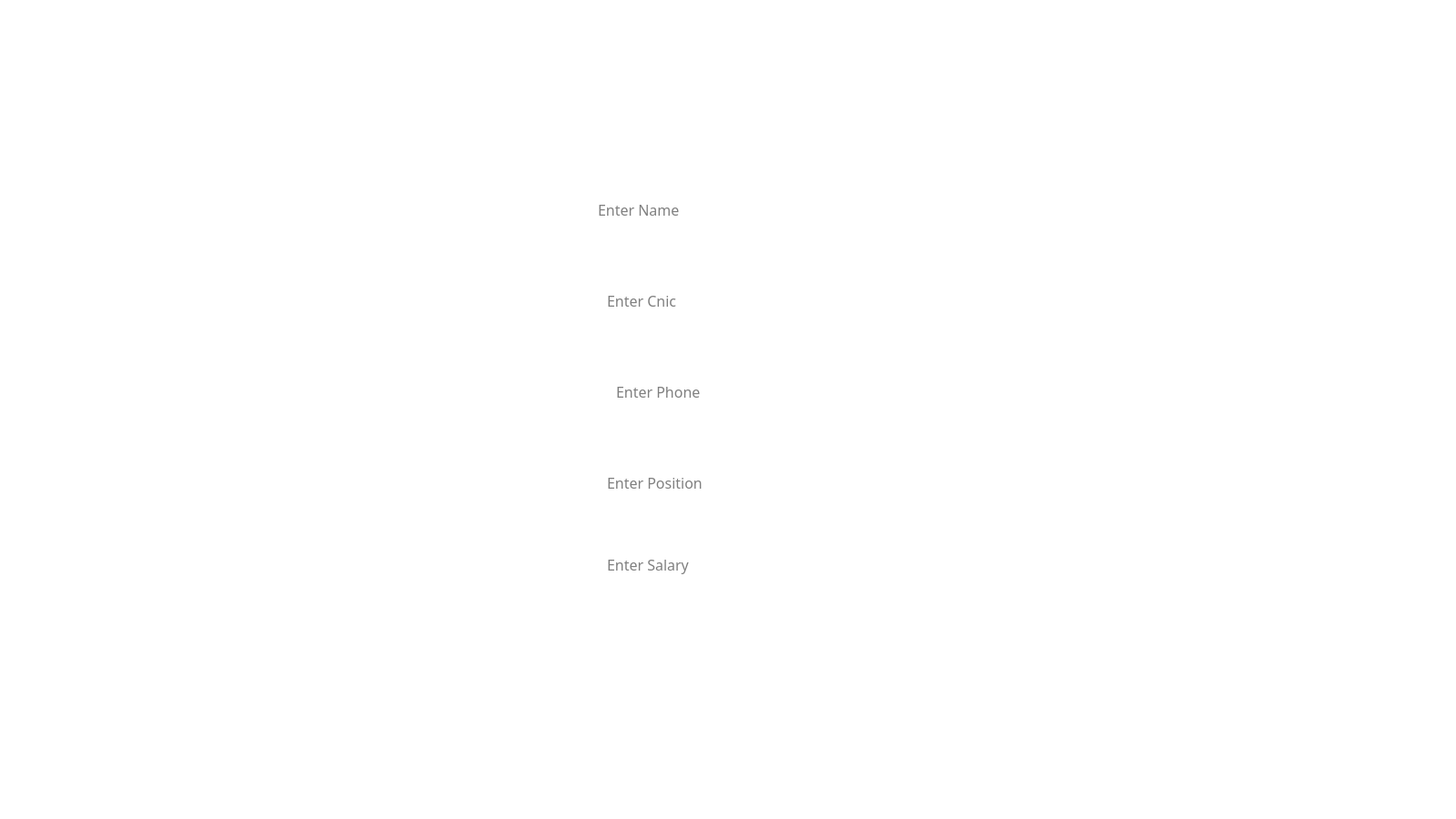
<?xml version="1.0" encoding="UTF-8"?>
<ui version="4.0">
 <class>AddStaffWindow</class>
 <widget class="QWidget" name="AddStaffWindow">
  <property name="geometry">
   <rect>
    <x>0</x>
    <y>0</y>
    <width>1600</width>
    <height>900</height>
   </rect>
  </property>
  <property name="windowTitle">
   <string>Form</string>
  </property>
  <property name="styleSheet">
   <string notr="true">background-color:#ffffff; </string>
  </property>
  <widget class="QPushButton" name="saveButton">
   <property name="geometry">
    <rect>
     <x>580</x>
     <y>700</y>
     <width>111</width>
     <height>41</height>
    </rect>
   </property>
   <property name="font">
    <font>
     <family>Arial Rounded MT Bold</family>
     <pointsize>11</pointsize>
    </font>
   </property>
   <property name="styleSheet">
    <string notr="true">#saveButton {
    background-color: transparent; /* Fully transparent background */
    border: none; /* No visible border */
    border-radius: 50%; /* Circular button */
    width: 50px; /* Fixed width */
    height: 50px; /* Fixed height */
}

#saveButton:hover {
    background-color: rgba(255, 0, 0, 0.1); /* Slight red tint on hover */
}

#saveButton:pressed {
    background-color: rgba(255, 0, 0, 0.2); /* Slightly brighter red tint on click */
}</string>
   </property>
   <property name="text">
    <string/>
   </property>
   <property name="iconSize">
    <size>
     <width>32</width>
     <height>32</height>
    </size>
   </property>
  </widget>
  <widget class="QLineEdit" name="StaffPositionlineEdit">
   <property name="geometry">
    <rect>
     <x>660</x>
     <y>500</y>
     <width>301</width>
     <height>61</height>
    </rect>
   </property>
   <property name="font">
    <font>
     <family>Arial Rounded MT Bold</family>
     <pointsize>12</pointsize>
    </font>
   </property>
   <property name="styleSheet">
    <string notr="true">#StaffPositionlineEdit {
    background-color:  transparent; /* Set the background color */
    border:  transparent; /* Match the border color to the background (invisible) */
    color: black; /* Text color (adjust as needed) */
    border-radius: 5px; /* Optional: Rounded corners */
    padding: 5px; /* Optional: Add inner padding for better spacing */
}

#StaffPositionlineEdit:focus {
    outline: none; /* Remove focus outline if any */
    border:  transparent; /* Slightly different color for focus state (optional) */
}</string>
   </property>
   <property name="placeholderText">
    <string>Enter Position</string>
   </property>
  </widget>
  <widget class="QLineEdit" name="StaffSalarylineEdit">
   <property name="geometry">
    <rect>
     <x>660</x>
     <y>590</y>
     <width>301</width>
     <height>61</height>
    </rect>
   </property>
   <property name="font">
    <font>
     <family>Arial Rounded MT Bold</family>
     <pointsize>12</pointsize>
    </font>
   </property>
   <property name="styleSheet">
    <string notr="true">#StaffSalarylineEdit {
    background-color:  transparent; /* Set the background color */
    border:  transparent; /* Match the border color to the background (invisible) */
    color: black; /* Text color (adjust as needed) */
    border-radius: 5px; /* Optional: Rounded corners */
    padding: 5px; /* Optional: Add inner padding for better spacing */
}

#StaffSalarylineEdit:focus {
    outline: none; /* Remove focus outline if any */
    border:  transparent; /* Slightly different color for focus state (optional) */
}</string>
   </property>
   <property name="placeholderText">
    <string>Enter Salary</string>
   </property>
  </widget>
  <widget class="QLineEdit" name="StaffNamelineEdit">
   <property name="geometry">
    <rect>
     <x>650</x>
     <y>200</y>
     <width>301</width>
     <height>61</height>
    </rect>
   </property>
   <property name="font">
    <font>
     <family>Arial Rounded MT Bold</family>
     <pointsize>12</pointsize>
    </font>
   </property>
   <property name="styleSheet">
    <string notr="true">#StaffNamelineEdit {
    background-color:  transparent; /* Set the background color */
    border:  transparent; /* Match the border color to the background (invisible) */
    color: black; /* Text color (adjust as needed) */
    border-radius: 5px; /* Optional: Rounded corners */
    padding: 5px; /* Optional: Add inner padding for better spacing */
}

#StaffNamelineEdit:focus {
    outline: none; /* Remove focus outline if any */
    border:  transparent; /* Slightly different color for focus state (optional) */
}</string>
   </property>
   <property name="placeholderText">
    <string>Enter Name</string>
   </property>
  </widget>
  <widget class="QLineEdit" name="StaffCniclineEdit">
   <property name="geometry">
    <rect>
     <x>660</x>
     <y>300</y>
     <width>301</width>
     <height>61</height>
    </rect>
   </property>
   <property name="font">
    <font>
     <family>Arial Rounded MT Bold</family>
     <pointsize>12</pointsize>
    </font>
   </property>
   <property name="styleSheet">
    <string notr="true">#StaffCniclineEdit {
    background-color:  transparent; /* Set the background color */
    border:  transparent; /* Match the border color to the background (invisible) */
    color: black; /* Text color (adjust as needed) */
    border-radius: 5px; /* Optional: Rounded corners */
    padding: 5px; /* Optional: Add inner padding for better spacing */
}

#StaffCniclineEdit:focus {
    outline: none; /* Remove focus outline if any */
    border:  transparent; /* Slightly different color for focus state (optional) */
}</string>
   </property>
   <property name="placeholderText">
    <string>Enter Cnic</string>
   </property>
  </widget>
  <widget class="QLineEdit" name="StaffPhonelineEdit">
   <property name="geometry">
    <rect>
     <x>670</x>
     <y>400</y>
     <width>301</width>
     <height>61</height>
    </rect>
   </property>
   <property name="font">
    <font>
     <family>Arial Rounded MT Bold</family>
     <pointsize>12</pointsize>
    </font>
   </property>
   <property name="styleSheet">
    <string notr="true">#StaffPhonelineEdit {
    background-color:  transparent; /* Set the background color */
    border:  transparent; /* Match the border color to the background (invisible) */
    color: black; /* Text color (adjust as needed) */
    border-radius: 5px; /* Optional: Rounded corners */
    padding: 5px; /* Optional: Add inner padding for better spacing */
}

#StaffPhonelineEdit:focus {
    outline: none; /* Remove focus outline if any */
    border:  transparent; /* Slightly different color for focus state (optional) */
}</string>
   </property>
   <property name="placeholderText">
    <string>Enter Phone </string>
   </property>
  </widget>
  <widget class="QLabel" name="frontend">
   <property name="geometry">
    <rect>
     <x>0</x>
     <y>0</y>
     <width>1600</width>
     <height>900</height>
    </rect>
   </property>
   <property name="styleSheet">
    <string notr="true">QLabel {
    background-image: url(:/new/prefix1/background/Addstaffwindow.png);
    background-repeat: no-repeat;
    background-position: center;
    width: 100%;
    height: 100%;
}</string>
   </property>
   <property name="text">
    <string/>
   </property>
  </widget>
  <widget class="QPushButton" name="Back">
   <property name="geometry">
    <rect>
     <x>900</x>
     <y>700</y>
     <width>121</width>
     <height>51</height>
    </rect>
   </property>
   <property name="font">
    <font>
     <family>Arial Rounded MT Bold</family>
     <pointsize>11</pointsize>
    </font>
   </property>
   <property name="styleSheet">
    <string notr="true">#Back {
    background-color: transparent; /* Fully transparent background */
    border: none; /* No visible border */
    border-radius: 50%; /* Circular button */
    width: 50px; /* Fixed width */
    height: 50px; /* Fixed height */
}

#Back:hover {
    background-color: rgba(255, 0, 0, 0.1); /* Slight red tint on hover */
}

#Back:pressed {
    background-color: rgba(255, 0, 0, 0.2); /* Slightly brighter red tint on click */
}</string>
   </property>
   <property name="text">
    <string/>
   </property>
   <property name="iconSize">
    <size>
     <width>32</width>
     <height>32</height>
    </size>
   </property>
  </widget>
  <widget class="QPushButton" name="Back_2">
   <property name="geometry">
    <rect>
     <x>60</x>
     <y>50</y>
     <width>91</width>
     <height>41</height>
    </rect>
   </property>
   <property name="font">
    <font>
     <family>Arial Rounded MT Bold</family>
     <pointsize>11</pointsize>
    </font>
   </property>
   <property name="styleSheet">
    <string notr="true">#Back_2 {
    background-color: transparent; /* Fully transparent background */
    border: none; /* No visible border */
    border-radius: 50%; /* Circular button */
    width: 50px; /* Fixed width */
    height: 50px; /* Fixed height */
}

#Back_2:hover {
    background-color: rgba(255, 0, 0, 0.1); /* Slight red tint on hover */
}

#TakeawayButton:pressed {
    background-color: rgba(255, 0, 0, 0.2); /* Slightly brighter red tint on click */
}</string>
   </property>
   <property name="text">
    <string/>
   </property>
   <property name="iconSize">
    <size>
     <width>32</width>
     <height>32</height>
    </size>
   </property>
  </widget>
  <zorder>frontend</zorder>
  <zorder>saveButton</zorder>
  <zorder>StaffPositionlineEdit</zorder>
  <zorder>StaffSalarylineEdit</zorder>
  <zorder>StaffNamelineEdit</zorder>
  <zorder>StaffCniclineEdit</zorder>
  <zorder>StaffPhonelineEdit</zorder>
  <zorder>Back</zorder>
  <zorder>Back_2</zorder>
 </widget>
 <resources/>
 <connections/>
</ui>
